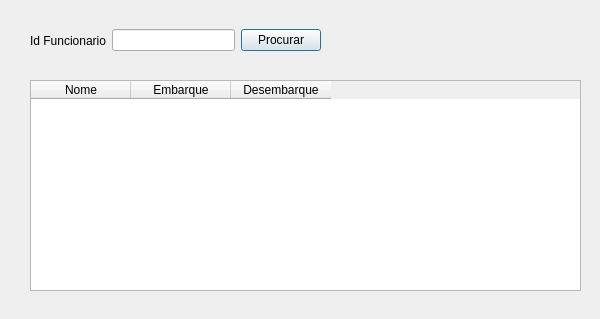
<?xml version="1.0" encoding="UTF-8"?>
<ui version="4.0">
 <class>telaConsultaCEO</class>
 <widget class="QDialog" name="telaConsultaCEO">
  <property name="geometry">
   <rect>
    <x>0</x>
    <y>0</y>
    <width>600</width>
    <height>319</height>
   </rect>
  </property>
  <property name="windowTitle">
   <string>Dialog</string>
  </property>
  <widget class="QTableWidget" name="resultTable">
   <property name="geometry">
    <rect>
     <x>30</x>
     <y>80</y>
     <width>551</width>
     <height>211</height>
    </rect>
   </property>
   <column>
    <property name="text">
     <string>Nome</string>
    </property>
   </column>
   <column>
    <property name="text">
     <string>Embarque</string>
    </property>
   </column>
   <column>
    <property name="text">
     <string>Desembarque</string>
    </property>
   </column>
  </widget>
  <widget class="QWidget" name="horizontalLayoutWidget_2">
   <property name="geometry">
    <rect>
     <x>30</x>
     <y>20</y>
     <width>291</width>
     <height>41</height>
    </rect>
   </property>
   <layout class="QHBoxLayout" name="horizontalLayout_2">
    <item>
     <layout class="QHBoxLayout" name="horizontalLayout">
      <item>
       <widget class="QLabel" name="label">
        <property name="text">
         <string>Id Funcionario</string>
        </property>
       </widget>
      </item>
      <item>
       <widget class="QLineEdit" name="idArea"/>
      </item>
     </layout>
    </item>
    <item>
     <widget class="QPushButton" name="submitButton">
      <property name="text">
       <string>Procurar</string>
      </property>
     </widget>
    </item>
   </layout>
  </widget>
 </widget>
 <resources/>
 <connections/>
</ui>
